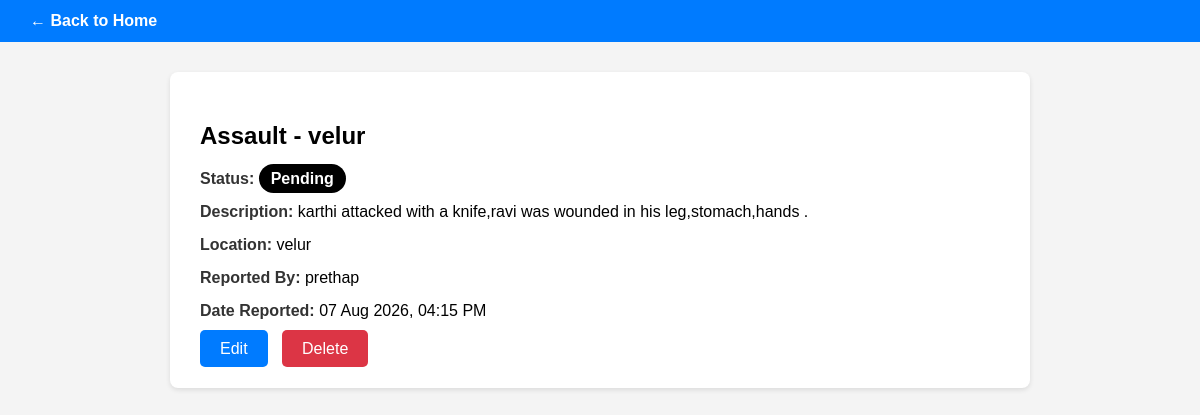
Page /crime/4/ (signed in) on the committed database.
### core/models.py (models this page shows, shortened)
class Crime(models.Model):
    STATUS_CHOICES = [
        ('Pending', 'Pending'),
        ('Under Investigation', 'Under Investigation'),
        ('Solved', 'Solved'),
    ]
    CRIME_TYPES = [
        ('Theft', 'Theft'),
        ('Assault', 'Assault'),
        ('Fraud', 'Fraud'),
        ('Cyber Crime', 'Cyber Crime'),
        ('Other', 'Other'),
    ]
    crime_type = models.CharField(max_length=50, choices=CRIME_TYPES)
    location = models.CharField(max_length=200)
    description = models.TextField()
    status = models.CharField(max_length=50, choices=STATUS_CHOICES, default='Pending')
    date_reported = models.DateTimeField(auto_now_add=True)
    reported_by = models.ForeignKey(User, on_delete=models.CASCADE, related_name='crimes_reported')
    photo=models.ImageField(upload_to='crime+photos/',blank=True,null=True)

### core/views.py (the view)
# urls.py: path('crime/<int:crime_id>/', views.crime_detail, name='crime_detail'), # <-- Ithu mukkiyam
@login_required
def crime_detail(request, crime_id):
    crime = get_object_or_404(Crime, id=crime_id)
    return render(request, 'core/crime_detail.html', {'crime': crime})

### core/templates/core/crime_detail.html (shortened to what this page needs)
<!DOCTYPE html>
<html>
<head>
</head>
<body>
    <div class="navbar">
        <a href="{% url 'home' %}">← Back to Home</a>
    </div>
    <div class="container">
        <h2>{{ crime.crime_type }} - {{ crime.location }}</h2>
        <div class="detail-row">
            <span class="label">Status:</span>
            <span class="status-badge" style="background:{% if crime.status == 'Pending' %}#000{% elif crime.status == 'Under Investigation' %}#ffc107; color:#000{% else %}#28a745{% endif %}">
                {{ crime.status }}
            </span>
        </div>
        <div class="detail-row"><span class="label">Description:</span> {{ crime.description }}</div>
        <div class="detail-row"><span class="label">Location:</span> {{ crime.location }}</div>
        <div class="detail-row"><span class="label">Reported By:</span> {{ crime.reported_by.username }}</div>
        <div class="detail-row"><span class="label">Date Reported:</span> {{ crime.date_reported|date:"d M Y, h:i A" }}</div>
        {% if request.user == crime.reported_by or request.user.is_superuser %}
        <div style="margin-top:20px;">
            <a href="{% url 'edit_crime' crime.id %}" class="btn" style="background:#007bff;">Edit</a>
            <a href="{% url 'delete_crime' crime.id %}" class="btn" style="background:#dc3545;" onclick="return confirm('Delete this report?')">Delete</a>
        </div>
        {% endif %}
    </div>
</body>
</html>

### core/templates/core/crime_detail.html (style rules this page uses)
body { margin: 0; font-family: Arial; background: #f4f4f4; }
.navbar { background: #007bff; padding: 12px 30px; color: white; }
.navbar a { color: white; text-decoration: none; font-weight: bold; }
.container { max-width: 800px; margin: 30px auto; background: white; padding: 30px; border-radius: 8px; box-shadow: 0 2px 5px rgba(0,0,0,0.1); }
.detail-row { margin-bottom: 15px; }
.label { font-weight: bold; color: #333; }
.status-badge { padding: 6px 12px; border-radius: 15px; color: white; font-weight: bold; }
.btn { padding: 10px 20px; border-radius: 5px; text-decoration: none; color: white; margin-right: 10px; }

### rows in the picture
Crime: crime_type "Assault", location "velur", status "Pending", description "karthi attacked with a knife,ravi was wounded in his leg,stomach,hands .", reported_by.username "prethap", date_reported "07 Aug 2026, 04:15 PM"
